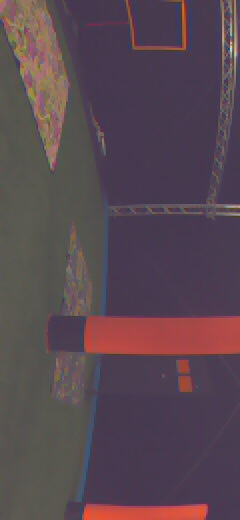
#> input picture prototyping/decision_logic/test_frames/21382693.jpg, 240 x 520 px, found by its file name; its folder holds only this picture in this run
$ python green_filter.py
#> lines starting #> are read from the running program, lines starting #| are printed output that depends on the picture; after the words box and inside, x2 and y2 are one past the last pixel; in counts of white or black regions, pixels touching at a corner belong together
import cv2
import numpy as np
import os

# Define input directory containing images
input_dir = "~/paparazzi/prototyping/decision_logic/test_frames"
input_dir = os.path.expanduser(input_dir)

# Define green filter thresholds (YUV format)
green_filter = ((75, 250), (110, 155), (50, 145))

# Function to apply the green filter
def apply_green_filter(image, y_range, u_range, v_range):
    mask = (image[:, :, 0] >= y_range[0]) & (image[:, :, 0] <= y_range[1]) & \
           (image[:, :, 1] >= u_range[0]) & (image[:, :, 1] <= u_range[1]) & \
           (image[:, :, 2] >= v_range[0]) & (image[:, :, 2] <= v_range[1])

    filtered = np.zeros_like(image[:, :, 0])
    filtered[mask] = 255  # White for detected areas
    return filtered

# Process each image in the directory
for filename in sorted(os.listdir(input_dir)):
    if filename.endswith(".jpg"):
        image_path = os.path.join(input_dir, filename)
        image = cv2.imread(image_path)
#> image is the input picture: shape (520, 240, 3); mean B, G, R 81.2, 71.9, 89

        # Convert to YUV color space
        image_yuv = cv2.cvtColor(image, cv2.COLOR_BGR2YUV)
#> image_yuv: shape (520, 240, 3); mean of channels 0, 1, 2 78.1, 129.6, 137.6

        # Apply the green filter
        filtered_image = apply_green_filter(image_yuv, *green_filter)
#> in apply_green_filter, `mask = (image[:, :, 0] >= y_range[0]) & (image[:, :, 0] <= y_range[1])..`:
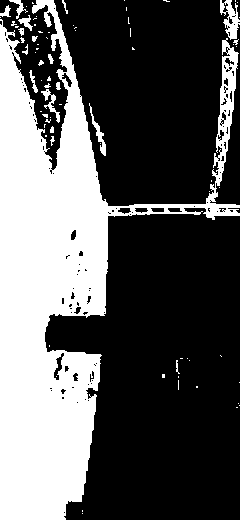
#> mask: shape (520, 240) bool; 34.9% white; 78 white regions (60 under 20 px), largest, box (x1, y1, x2, y2) and area: (0, 0, 240, 520) 41936, (220, 0, 240, 40) 414, (89, 103, 106, 156) 201

        # Save the filtered image with '_greenfilter' appended
        output_path = os.path.join(input_dir, f"{filename.rsplit('.', 1)[0]}_greenfilter.jpg")
        cv2.imwrite(output_path, filtered_image)

print(f"Processed images saved in {input_dir}")

$ run again, on prototyping/decision_logic/test_frames/28082632.jpg
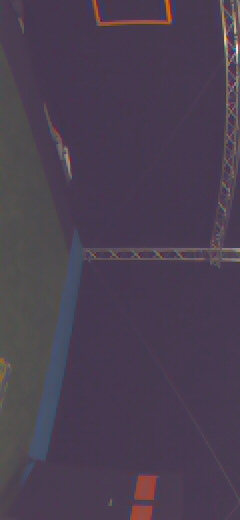
#> input picture prototyping/decision_logic/test_frames/28082632.jpg, 240 x 520 px, found by its file name
#> image is the input picture: shape (520, 240, 3); mean B, G, R 80.8, 63.3, 74.8
#> image_yuv: shape (520, 240, 3); mean of channels 0, 1, 2 68.7, 134, 133.3
#> in apply_green_filter, `mask = (image[:, :, 0] >= y_range[0]) & (image[:, :, 0] <= y_range[1])..`:
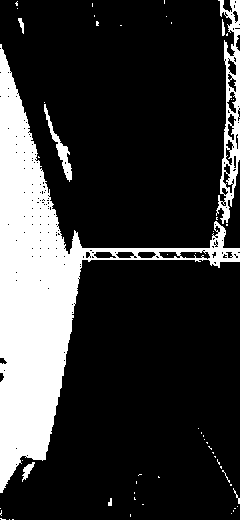
#> mask: shape (520, 240) bool; 20.8% white; 56 white regions (48 under 20 px), largest, box (x1, y1, x2, y2) and area: (0, 44, 240, 493) 22943, (216, 0, 240, 224) 2162, (44, 104, 72, 182) 448
